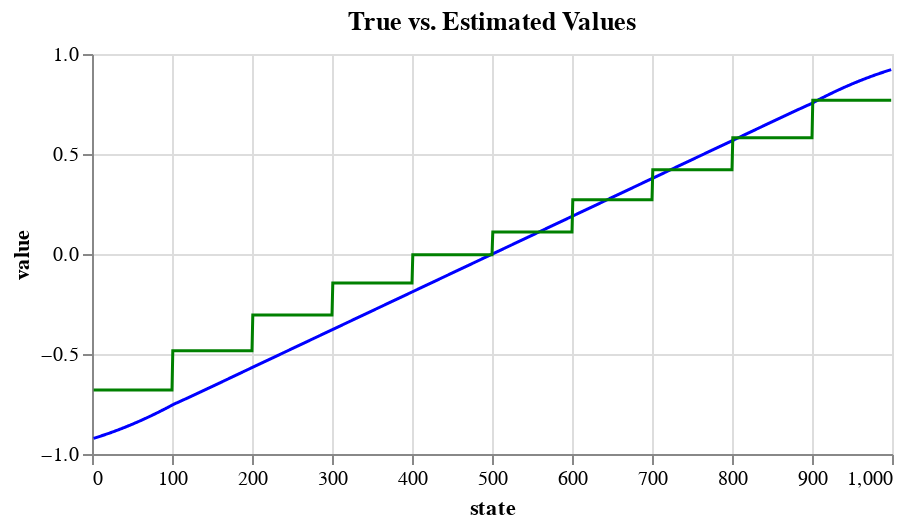

Here is the notebook cell this chart was saved with:
### Markdown cell above
## Run TD with 10K examples

It's a faster learning, so we can process less.

### Code cell
TD_1_step.run(10000)
TD_1_step.plot_true_vs_est()

### Figure 1 — Vega-Lite specification as saved in the notebook (floating-point values rounded to 4 significant figures; data arrays with more than 128 entries replaced by an {"elided": "..."} marker saying what was removed)
{"config": {"view": {"continuousWidth": 300, "continuousHeight": 300}}, "layer": [{"mark": {"type": "line", "color": "blue", "strokeWidth": 1.5}, "encoding": {"x": {"field": "micro_state", "title": "state", "type": "quantitative"}, "y": {"field": "Vs_true", "title": "value", "type": "quantitative"}}}, {"mark": {"type": "line", "color": "green", "strokeWidth": 1.5}, "encoding": {"x": {"field": "micro_state", "title": "state", "type": "quantitative"}, "y": {"field": "Vs", "type": "quantitative"}}}], "data": {"name": "data-ae5b45fdf5dcfcc3fa433a6145fa1d66"}, "height": 200, "title": "True vs. Estimated Values", "width": 400, "$schema": "https://vega.github.io/schema/vega-lite/v5.20.1.json", "datasets": {"data-ae5b45fdf5dcfcc3fa433a6145fa1d66": {"elided": "998 records"}}}
